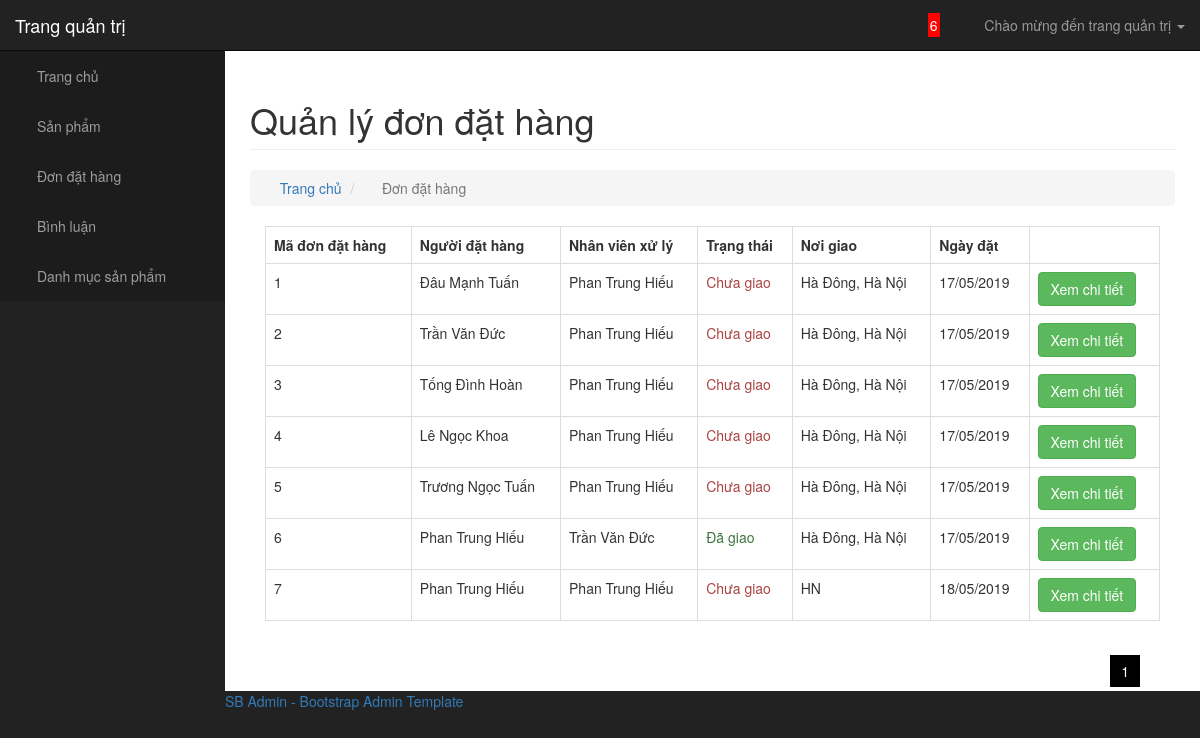
The page /page_admin/DonDatHang.php (signed in) on the database its author committed.
### tables this page shows
CREATE TABLE `dondat` (
  `MaDonDat` int(11) NOT NULL,
  `TenDangNhap` varchar(255) NOT NULL,
  `MaNhanVien` int(11) NOT NULL,
  `TrangThai` text NOT NULL,
  `NoiGiao` text NOT NULL,
  `NgayDat` date NOT NULL
);

CREATE TABLE `thanhvien` (
  `TenDangNhap` varchar(255) NOT NULL,
  `MatKhau` text NOT NULL,
  `HoTen` text NOT NULL,
  `NgaySinh` date NOT NULL,
  `GioiTinh` text NOT NULL,
  `DiaChi` text NOT NULL,
  `DienThoai` text NOT NULL,
  `Email` text NOT NULL
);

CREATE TABLE `nhanvien` (
  `MaNhanVien` int(11) NOT NULL,
  `HoTen` text NOT NULL,
  `TenDangNhap` text NOT NULL,
  `MatKhau` text NOT NULL,
  `NgaySinh` date NOT NULL,
  `GioiTinh` text NOT NULL,
  `DienThoai` text NOT NULL
);

### page_admin/DonDatHang.php (the view, shortened to what this page needs)
<?php
include("../layout/header_admin.php");
$trang=0;
$select="dondat.* , thanhvien.HoTen  hotentv , nhanvien.HoTen  hotennv";
$from="dondat INNER JOIN thanhvien ON dondat.TenDangNhap=thanhvien.TenDangNhap
                INNER JOIN nhanvien ON dondat.MaNhanVien=nhanvien.MaNhanVien";
$layDuLieu=phan_trang($select,$from,"",10,$trang,"");
$truyvan_layDuLieu=$layDuLieu;
?>
    <div id="page-wrapper">
        <div class="container-fluid">
            <div class="row">
                <div class="col-lg-12">
                    <h1 class="page-header">
                        Quản lý đơn đặt hàng
                    </h1>
                    <ol class="breadcrumb">
                        <li>
                            <i class="fa fa-home"></i>  <a href="index.php">Trang chủ</a>
                        </li>
                        <li class="active">
                            <i class="fa fa-table"></i> Đơn đặt hàng
                        </li>
                    </ol>
                </div>
            </div>
            <div class="col-lg-12">
                <div >
                    <table class="table table-bordered table-hover">
                        <tr>
                            <th>Mã đơn đặt hàng</th>
                            <th>Người đặt hàng</th>
                            <th>Nhân viên xử lý</th>
                            <th>Trạng thái</th>
                            <th>Nơi giao</th>
                            <th>Ngày đặt</th>
                            <th></th>
                        </tr>
                        <?php
                        while($cot=mysqli_fetch_array($truyvan_layDuLieu))
                        {
                            ?>
                            <tr>
                                <td><?php echo $cot["MaDonDat"];?></td>
                                <td><?php echo $cot["hotentv"];?></td>
                                <td><?php echo $cot["hotennv"];?></td>
                                <td>
                                    <?php if(trim($cot["TrangThai"])==0){
                                        echo "<span class='text-danger'>Chưa giao</span>";
                                    }else{
                                        echo "<span class='text-success'>Đã giao</span>";
                                    } ?>
                                </td>
                                <td><?php echo $cot["NoiGiao"];?></td>
                                <td><?php echo date("d/m/Y",strtotime($cot["NgayDat"]));?></td>
                                <td>
                                    <a href="DonDatHang_Xem.php?MaDonDat=<?php echo $cot["MaDonDat"]; ?>" class="btn btn-success">Xem chi tiết</a>
                                 </td>
                            </tr>
                        <?php
                        }
                        ?>
                    </table>
                    <div class="divtrang"></div>
                </div>
            </div>
        </div>
    </div>
<?php
include("../layout/footer_admin.php");
?>

### layout/header_admin.php (shortened to what this page needs)
<!DOCTYPE html>
<html lang="en">
<head>
    <link href="../css/cssAdmin/bootstrap.min.css" rel="stylesheet">
    <link href="../css/cssAdmin/sb-admin.css" rel="stylesheet">
    <link href="../css/font-awesome/css/font-awesome.min.css" rel="stylesheet" type="text/css">
<?php
$servername = "localhost";
$username = "root";
$password = "";
$dbname = "vinylhanoi1";
$conn = mysqli_connect($servername, $username, $password, $dbname);
mysqli_query($conn,"set names utf8");
function phan_trang($tenCot,$tenBang,$dieuKien,$soLuongSP,$trang,$dieuKienTrang)
{
	global $conn;
    $spbatdau=$trang*$soLuongSP;
    $laySP=" SELECT ".$tenCot." FROM ".$tenBang." ".$dieuKien ." LIMIT ".$spbatdau.",".$soLuongSP;
    $truyvanLaySP=mysqli_query($conn,$laySP);
    $tongsoluongsp=mysqli_num_rows(mysqli_query($conn," SELECT ".$tenCot." FROM ".$tenBang." ".$dieuKien));
    $tongsotrang=$tongsoluongsp/$soLuongSP;
    $dsTrang="";
    for($i = 0 ; $i < $tongsotrang; $i++)
    {
        $sotrang=$i+1;
        $dsTrang .=  "<a class='divtrang_".$i."' href='".$_SERVER["PHP_SELF"]."?trang=".$i.$dieuKienTrang."'>". $sotrang  . "</a> ";
    }
    return $truyvanLaySP;
}
$soDDH=mysqli_num_rows(mysqli_query($conn,"SELECT * FROM dondat WHERE TrangThai='0'"));
?>
</head>
<body>
<div id="wrapper">
    <nav class="navbar navbar-inverse navbar-fixed-top" role="navigation">
        <div class="navbar-header">
            <a class="navbar-brand" href="index.php">Trang quản trị</a>
        </div>
        <ul class="nav navbar-right top-nav">
            <li class="dropdown">
                <a href="../page_admin/DonDatHang.php" >
                    <i class="fa fa-bell"></i> <span style="background-color: red;padding: 2px;color: white;">
                        <?php if($soDDH > 100)
                                echo "99+";
                              else
                                echo $soDDH;
                        ?>
                    </span>
                </a>
            </li>
            <li class="dropdown">
                <a href="#" class="dropdown-toggle" data-toggle="dropdown"><i class="fa fa-user"></i> Chào mừng đến trang quản trị <b class="caret"></b></a>
            </li>
        </ul>
        <div class="collapse navbar-collapse navbar-ex1-collapse">
            <ul class="nav navbar-nav side-nav">
                <li>
                    <a href="index.php"><i class="fa fa-fw fa-home"></i> Trang chủ</a>
                </li>
                <li>
                    <a href="SanPham.php"><i class="fa fa-fw fa-bar-chart-o"></i> Sản phẩm</a>
                </li>
                <li>
                    <a href="DonDatHang.php"><i class="fa fa-fw fa-table"></i> Đơn đặt hàng</a>
                </li>
                <li>
                    <a href="BinhLuan.php"><i class="fa fa-fw fa-edit"></i> Bình luận</a>
                </li>
                <li>
                    <a href="DanhMucSanPham.php"><i class="fa fa-fw fa-desktop"></i> Danh mục sản phẩm</a>
                </li>
            </ul>
        </div>
    </nav>

### layout/footer_admin.php (shortened to what this page needs)
<html>
<body>
	<div class="footer-main">
		<p class="footer-class" > <a href="https://startbootstrap.com/templates/sb-admin/" target="_blank">SB Admin - Bootstrap Admin Template</a> </p>
    </div>
</body>
</html>

### css/cssAdmin/sb-admin.css (style rules this page uses)
body { margin-top: 100px; background-color: #222; }
@media (min-width:768px) { body { margin-top: 50px; } }
#wrapper { padding-left: 0; }
#page-wrapper { width: 100%; padding: 0; background-color: #fff; }
@media (min-width:768px) { #wrapper { padding-left: 225px; } }
@media (min-width:768px) { #page-wrapper { padding: 10px; } }
.top-nav { padding: 0 15px; }
.top-nav>li { display: inline-block; float: left; }
.top-nav>li>a { padding-top: 15px; padding-bottom: 15px; line-height: 20px; color: #999; }
@media (min-width:768px) { .side-nav { position: fixed; top: 51px; left: 225px; width: 225px; margin-left: -225px; border: none; border-radius: 0; overflow-y: auto; background-color: rgba(0,0,0,.15); } }
@media (min-width:768px) { .side-nav>li>a { width: 225px; } }
div.divtrang { margin: 20px 20px 0 0; float:right; width: 100%; text-align: right; }

### rows shown on the page
dondat: MaDonDat "1", TenDangNhap.HoTen "Đâu Mạnh Tuấn", MaNhanVien.HoTen "Phan Trung Hiếu", TrangThai "Chưa giao", NoiGiao "Hà Đông, Hà Nội", NgayDat "17/05/2019"
dondat: MaDonDat "2", TenDangNhap.HoTen "Trần Văn Đức", MaNhanVien.HoTen "Phan Trung Hiếu", TrangThai "Chưa giao", NoiGiao "Hà Đông, Hà Nội", NgayDat "17/05/2019"
dondat: MaDonDat "3", TenDangNhap.HoTen "Tống Đình Hoàn", MaNhanVien.HoTen "Phan Trung Hiếu", TrangThai "Chưa giao", NoiGiao "Hà Đông, Hà Nội", NgayDat "17/05/2019"
dondat: MaDonDat "4", TenDangNhap.HoTen "Lê Ngọc Khoa", MaNhanVien.HoTen "Phan Trung Hiếu", TrangThai "Chưa giao", NoiGiao "Hà Đông, Hà Nội", NgayDat "17/05/2019"
dondat: MaDonDat "5", TenDangNhap.HoTen "Trương Ngọc Tuấn", MaNhanVien.HoTen "Phan Trung Hiếu", TrangThai "Chưa giao", NoiGiao "Hà Đông, Hà Nội", NgayDat "17/05/2019"
dondat: MaDonDat "6", TenDangNhap.HoTen "Phan Trung Hiếu", MaNhanVien.HoTen "Trần Văn Đức", TrangThai "Đã giao", NoiGiao "Hà Đông, Hà Nội", NgayDat "17/05/2019"
dondat: MaDonDat "7", TenDangNhap.HoTen "Phan Trung Hiếu", MaNhanVien.HoTen "Phan Trung Hiếu", TrangThai "Chưa giao", NoiGiao "HN", NgayDat "18/05/2019"

### other values the page prints
$soDDH "6"
